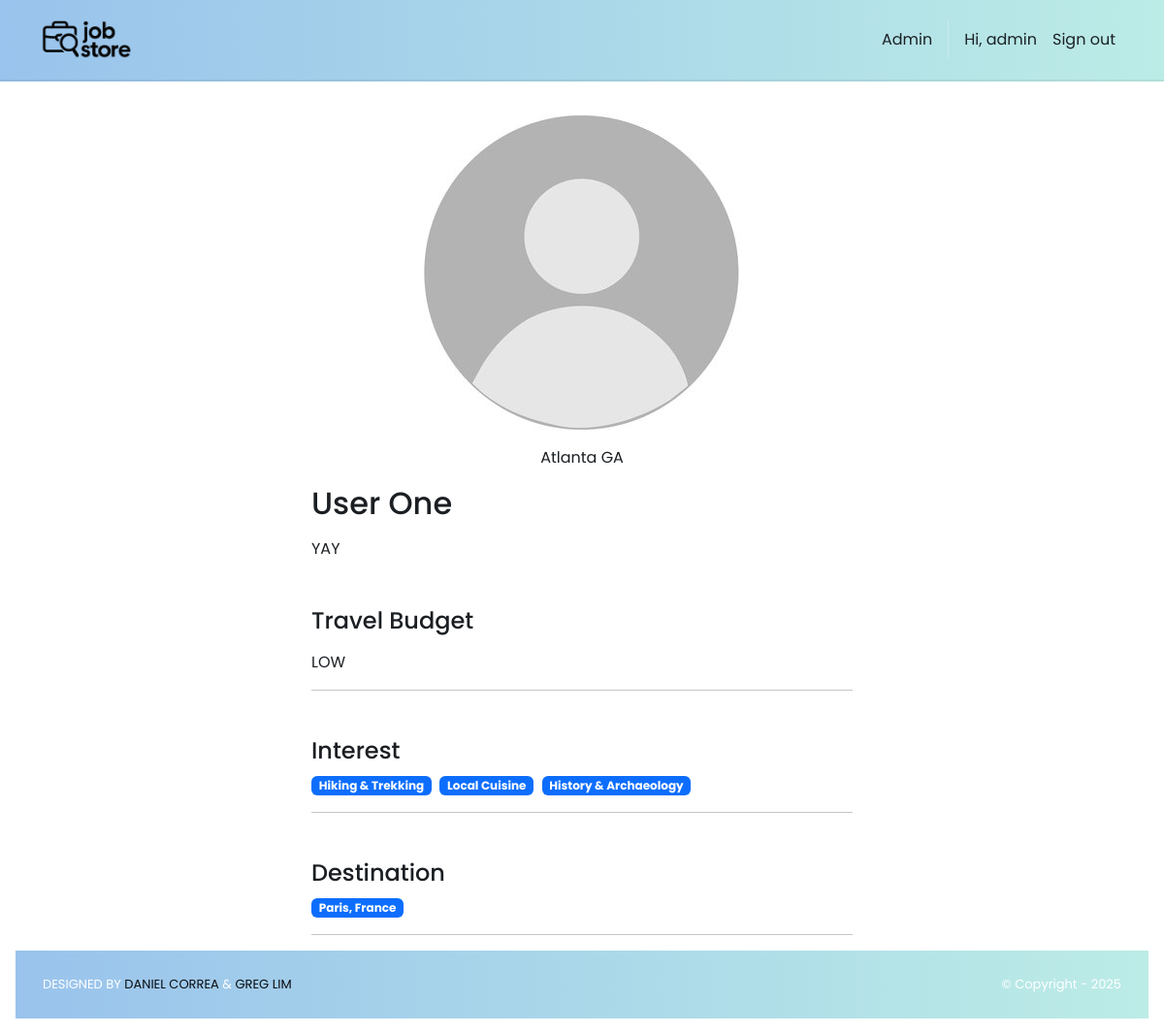
Screenshot of /roadTripper/1/ (signed in) with the database file from the repository.
### accounts/models.py (models this page shows, shortened)
class User(AbstractUser):
    class Roles(models.TextChoices):
        PLANNER = "PLANNER", "Planner"
        ROAD_TRIPPER = "ROAD_TRIPPER", "Road Tripper"
    role = models.CharField(
        max_length=20, choices=Roles.choices, default=Roles.ROAD_TRIPPER, db_index=True
    )
    @property
    def is_roadTripper(self) -> bool:
        return self.role == self.Roles.ROAD_TRIPPER

### roadTripper/models.py (models this page shows, shortened)
class RoadTripper(models.Model):
    user = models.OneToOneField(
        settings.AUTH_USER_MODEL, on_delete=models.CASCADE, related_name="roadTripper_profile"
    )
    firstName = models.CharField("First Name", max_length=255)
    lastName  = models.CharField("Last Name", max_length=255)
    location  = models.CharField("Home Location", max_length=255, blank=True)
    image     = models.ImageField("Profile Image", upload_to='roadTripper_images/', null=True, blank=True)
    TRAVEL_BUDGET_CHOICES = [
        ('LOW', 'Budget-Friendly (Under $50/day)'),
        ('MID', 'Mid-Range (Approx. $50 - $150/day)'),
        ('HIGH', 'Luxury (Over $150/day)'),
        ('FLEX', 'Flexible / Varies'),
    ]
    travel_headline = models.CharField("Travel Tagline", max_length=255, blank=True,
        help_text="A short, catchy phrase about your travel style."
    )
    travel_budget = models.CharField("Travel Budget", max_length=4, choices=TRAVEL_BUDGET_CHOICES, default='MID')
    interests = models.ManyToManyField("Interest", related_name="trippers_with_interest", blank=True)
    destinations = models.ManyToManyField("Destination", related_name="trippers_want_to_visit", blank=True)
    links = models.ManyToManyField("Link", related_name="roadTripper", blank=True)
    hide_image = models.BooleanField(default=False)
    hide_travel_headline = models.BooleanField(default=False)
    hide_travel_budget = models.BooleanField(default=False)
    hide_profile = models.BooleanField(default=False)
    hide_location = models.BooleanField(default=False)

class Interest(models.Model):
    name = models.CharField(max_length=100, unique=True)

class Destination(models.Model):
    city = models.CharField(max_length=100, blank=True)
    country = models.CharField(max_length=100)
    def __str__(self):
        if self.city:
            return f"{self.city}, {self.country}"
        return self.country

### roadTripper/views.py (the view)
# urls.py: path('<int:id>/', views.show, name='planner.show'),
@login_required
def show(request, id):
    roadTripper = get_object_or_404(RoadTripper, id=id)
    template_data = {
        "roadTripper": roadTripper,
        "name": f"{roadTripper.firstName} {roadTripper.lastName}",
        "links": roadTripper.links.all(),
        "hide_profile": roadTripper.hide_profile,
    }
    return render(request, "roadTripper/show.html", {"template_data": template_data})

### pitStop/context_processors.py (called while the page is built)
def static_revisions(request):
    base = Path(settings.BASE_DIR)
    logo_path = base / 'pitStop' / 'static' / 'img' / 'logo.png'
    try:
        rev_logo = str(int(os.path.getmtime(logo_path)))
    except Exception:
        rev_logo = '1'
    css_path = base / 'pitStop' / 'static' / 'css' / 'style.css'
    try:
        rev_css = str(int(os.path.getmtime(css_path)))
    except Exception:
        rev_css = '1'
    return {
        'STATIC_REV_LOGO': rev_logo,
        'STATIC_REV_CSS': rev_css,
    }

### roadTripper/templates/roadTripper/show.html (shortened to what this page needs)
{% extends 'base.html' %}
{% block content %}
{% load static %}
<div class="p-3">
  <div class="container">
    <div class="col-md-6 mx-auto mb-3">
      <div class="mb-3 text-center">
        {% load static %}
        {% if template_data.roadTripper.image and not template_data.roadTripper.hide_image %}
          <img src="{{ template_data.roadTripper.image.url }}" class="d-block mx-auto" style="width:300px;height:300px;border-radius:50%;object-fit:cover;object-position:center;" alt="{{ template_data.name }}">
        {% else %}
          <img src="{% static 'img/default_profile.jpg' %}" class="avatar-big d-block mx-auto" alt="No profile image">
        {% endif %}
        {% if not template_data.roadTripper.hide_location %}
          <p>{{ template_data.roadTripper.location }}</p>
        {% endif %}
      </div>
      <h2>{{ template_data.name }}</h2>
      {% if not template_data.roadTripper.hide_travel_headline %}
        <div class="mt-3">{{ template_data.roadTripper.travel_headline }}</div>
      {% endif %}
      {% if not template_data.roadTripper.hide_travel_budget %}
        <h4 class="mt-5">Travel Budget</h4>
        <div class="mt-3">{{ template_data.roadTripper.travel_budget}}</div>
      {% endif %}
      <hr />
      <h4 class="mt-5">Interest</h4>
        {% for interest in template_data.roadTripper.interests.all %}
          <span class="badge bg-primary me-1">{{ interest.name }}</span>
        {% empty %}
          <p class="text-muted">No interests listed.</p>
        {% endfor %}
      <hr />
      <h4 class="mt-5">Destination</h4>
        {% for destination in template_data.roadTripper.destinations.all %}
          <span class="badge bg-primary me-1">{{ destination }}</span>
        {% empty %}
          <p class="text-muted">No destination listed.</p>
        {% endfor %}
      <hr />
</div>
{% endblock %}

### pitStop/templates/base.html (shortened to what this page needs)
<!DOCTYPE html>
<html>
  {% load static %}
  <head>
    <link href="https://cdn.jsdelivr.net/npm/bootstrap@5.3.3/dist/css/bootstrap.min.css"
          rel="stylesheet">
    <link rel="stylesheet"
          href="https://cdnjs.cloudflare.com/ajax/libs/font-awesome/6.1.1/css/all.min.css">
    <link rel="stylesheet" type="text/css" href="{% static 'css/style.css' %}?v={{ STATIC_REV_CSS }}">
  </head>
  <body class="d-flex flex-column min-vh-100{% if request.resolver_match and request.resolver_match.url_name == 'home.index' %} is-home{% endif %}">
    <nav class="p-3 navbar navbar-light ms-brandbar navbar-expand-lg">
      <div class="container">
        <a class="navbar-brand" href="{% url 'home.index' %}">
          <img src="{% static 'img/logo.png' %}?v={{ STATIC_REV_LOGO }}" alt="logo" height="40" />
        </a>
        <div class="collapse navbar-collapse" id="navbarNavAltMarkup">
          <div class="navbar-nav ms-auto navbar-ml align-items-lg-center">
            {% if user.is_authenticated %}
              {% if user.is_staff %}
                <a class="nav-link" href="{% url 'admin:index' %}">Admin</a>
              {% endif %}
              <span class="nav-link disabled">Hi, {{ user.username }}</span>
              <a class="nav-link" href="{% url 'logout' %}">Sign out</a>
            {% else %}
              <a class="nav-link" href="{% url 'home.about' %}">About</a>
              <a class="nav-link" href="{% url 'login' %}">Log in</a>
              <a class="nav-link" href="{% url 'signup.choice' %}">Sign up</a>
            {% endif %}
          </div>
        </div>
      </div>
    </nav>
    <div class="flex-grow-1">
      {% block content %}
      {% endblock content %}
    </div>
    <section class="p-3 ms-footer-bottom">
      <div class="container d-flex justify-content-between">
        <div class="me-5 text-white">
          <span>DESIGNED BY
            <a href="https://www.x.com/danielgarax" target="_blank">DANIEL CORREA</a> &
            <a href="https://www.x.com/greglim81" target="_blank">GREG LIM</a>
          </span>
        </div>
        <div class="text-white">
          <span>© Copyright - 2025</span>
        </div>
      </div>
    </section>
  </body>
</html>

### pitStop/static/css/style.css (style rules this page uses)
:root { --bg: #ffffff; --bg-alt: #f6f7f9; --surface: #ffffff; --surface-2: #f2f3f5; --text: #1b1f23; --muted: #6b7280; --border: #e5e7eb; --brand-blue-1: #99C3EC; --brand-blue-2: #AAD2EC; --brand-cyan: #BCECE6; --brand-mint: #97E3C2; --brand-peach: #FFEED9; --brand-pink: #F69C9E; --primary: var(--brand-blue-1); --primary-contrast: #0b0d10; --link: var(--brand-blue-1); --success: var(--brand-mint); --warning: var(--brand-peach); --danger: var(--brand-pink); --shadow: 0 6px 20px rgba(0,0,0,0.08); --radius: 10px; --radius-sm: 8px; --radius-xs: 6px; --focus: 0 0 0 0.2rem rgba(153,195,236,0.35); --transition: 180ms ease; }
html, body { background: var(--bg); color: var(--text); }
body { font-family: 'Poppins', system-ui, -apple-system, Segoe UI, Roboto, Arial, sans-serif; line-height: 1.5; text-rendering: optimizeLegibility; -webkit-font-smoothing: antialiased; -moz-osx-font-smoothing: grayscale; transition: background-color var(--transition), color var(--transition); }
a { color: var(--link); }
.navbar { backdrop-filter: saturate(160%) blur(4px); }
.navbar .nav-link { opacity: 0.9; }
.ms-brandbar { background-color: #99C3EC; background: linear-gradient(90deg, var(--brand-blue-1), var(--brand-cyan)) !important; border-bottom: 2px solid rgba(0,0,0,0.06); }
.ms-brandbar .nav-link, .ms-brandbar .navbar-brand, .ms-brandbar .navbar-text { color: var(--primary-contrast) !important; }
.ms-brandbar .nav-link { position: relative; transition: color 160ms ease, transform 140ms ease; }
.ms-brandbar .nav-link::after { content: ''; position: absolute; left: 0; right: 0; bottom: -4px; height: 2px; width: 0; margin: 0 auto; background: var(--primary-contrast); transition: width 180ms ease; }
.ms-footer-bottom { background-color: #99C3EC; background: linear-gradient(90deg, var(--brand-blue-1), var(--brand-cyan)) !important; border-top: 0; }
.ms-footer-bottom span { font-size: 13px; line-height: 38px; }
.ms-footer-bottom a { color: var(--primary-contrast); text-decoration: none; }
.btn, .form-control, .form-select, .nav-link, .card { transition: all var(--transition); }

### rows the page displays
User: username "admin"
RoadTripper: roadTripper.location "Atlanta GA", roadTripper.travel_headline "YAY", roadTripper.travel_budget "LOW"
Interest: name "Hiking & Trekking"
Interest: name "Local Cuisine"
Interest: name "History & Archaeology"
Destination: city+country "Paris, France"

### other values shown
{{ template_data.name }} "User One"
